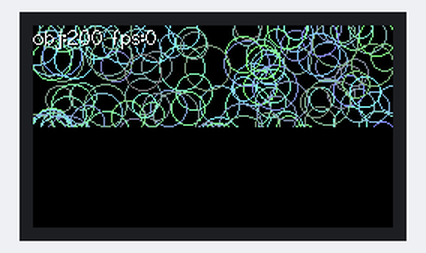
Bench run of a sketch on a simulated ESP32-C3. On the bench: 240×135 colour display. Random numbers use the default seed unless the sketch sets one.

Above: at 0.36 s.
At 5.13 s:
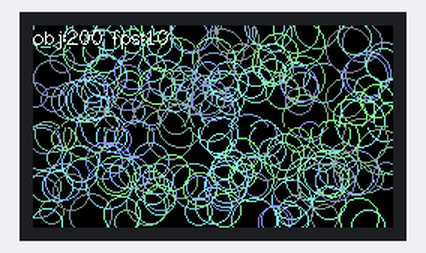
At 9.9 s:
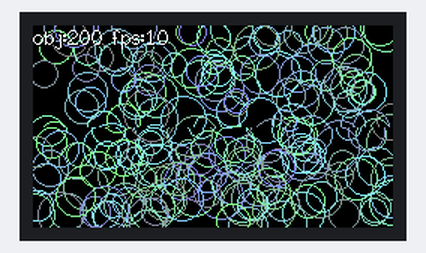
At 19.77 s:
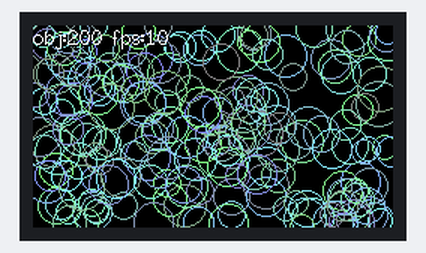
At 29.64 s:
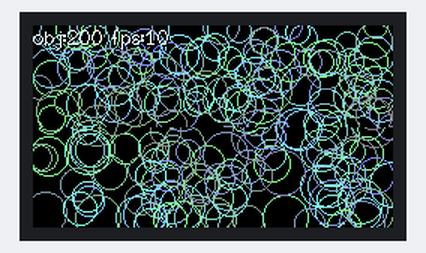
At 39.51 s:
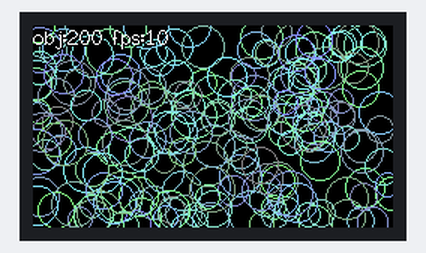

The sketch:

MovingCircles.ino
```cpp
#define LGFX_USE_V1
#include <LovyanGFX.hpp>

//#define LGFX_AUTODETECT
//#include <LGFX_AUTODETECT.hpp>  // クラス"LGFX"を準備します
// #include <lgfx_user/LGFX_ESP32_sample.hpp> // またはユーザ自身が用意したLGFXクラスを準備します
 #include <lgfx_user/LGFX_ESP32C3-TTGO_T-Display.hpp> // またはユーザ自身が用意したLGFXクラスを準備します

static LGFX lcd;

static uint32_t sec, psec;
static uint32_t fps = 0, frame_count = 0;
static int32_t lcd_width ;
static int32_t lcd_height;

struct obj_info_t {
  int32_t x;
  int32_t y;
  int32_t r;
  int32_t dx;
  int32_t dy;
  uint32_t color;

  void move()
  {
    x += dx;
    y += dy;
    if (x < 0) {
      x = 0;
      if (dx < 0) dx = - dx;
    } else if (x >= lcd_width) {
      x = lcd_width -1;
      if (dx > 0) dx = - dx;
    }
    if (y < 0) {
      y = 0;
      if (dy < 0) dy = - dy;
    } else if (y >= lcd_height) {
      y = lcd_height - 1;
      if (dy > 0) dy = - dy;
    }
  }
};

static constexpr uint32_t obj_count = 200;
static obj_info_t objects[obj_count];

static LGFX_Sprite sprites[2];
static int_fast16_t sprite_height;

void setup(void)
{
  lcd.init();

  if (lcd.width() < lcd.height())
  {
    lcd.setRotation(lcd.getRotation() ^ 1);
  }
  lcd_width = lcd.width();
  lcd_height = lcd.height();
  obj_info_t *a;
  for (uint32_t i = 0; i < obj_count; ++i) {
    a = &objects[i];
    a->color = (uint32_t)rand() | 0x808080U;
    a->x = rand() % lcd_width;
    a->y = rand() % lcd_height;
    a->dx = ((rand() & 3) + 1) * (i & 1 ? 1 : -1);
    a->dy = ((rand() & 3) + 1) * (i & 2 ? 1 : -1);
    a->r = 8 + (i & 0x07);
  }

  uint32_t div = 2;
  for (;;) {
    sprite_height = (lcd_height + div - 1) / div;
    bool fail = false;
    for (uint32_t i = 0; !fail && i < 2; ++i)
    {
      sprites[i].setColorDepth(lcd.getColorDepth());
      sprites[i].setFont(&fonts::Font2);
      fail = !sprites[i].createSprite(lcd_width, sprite_height);
    }
    if (!fail) break;
    for (uint32_t i = 0; i < 2; ++i)
    {
      sprites[i].deleteSprite();
    }
    ++div;
  }
  lcd.startWrite();
}

void loop(void)
{
  static uint_fast8_t flip = 0;

  obj_info_t *a;
  for (uint32_t i = 0; i != obj_count; i++) {
    objects[i].move();
  }
  for (int32_t y = 0; y < lcd_height; y += sprite_height) {
    flip = flip ? 0 : 1;
    sprites[flip].clear();
    for (uint32_t i = 0; i != obj_count; i++) {
      a = &objects[i];
      if (( a->y + a->r >= y ) && ( a->y - a->r <= y + sprite_height ))
        sprites[flip].drawCircle(a->x, a->y - y, a->r, a->color);
    }

    if (y == 0) {
      sprites[flip].setCursor(1,1);
      sprites[flip].setTextColor(TFT_BLACK);
      sprites[flip].printf("obj:%d fps:%d", obj_count, fps);
      sprites[flip].setCursor(0,0);
      sprites[flip].setTextColor(TFT_WHITE);
      sprites[flip].printf("obj:%d fps:%d", obj_count, fps);
    }
    sprites[flip].pushSprite(&lcd, 0, y);
  }
  lcd.display();

  ++frame_count;
  sec = lgfx::millis() / 1000;
  if (psec != sec) {
    psec = sec;
    fps = frame_count;
    frame_count = 0;
  }
}
```
